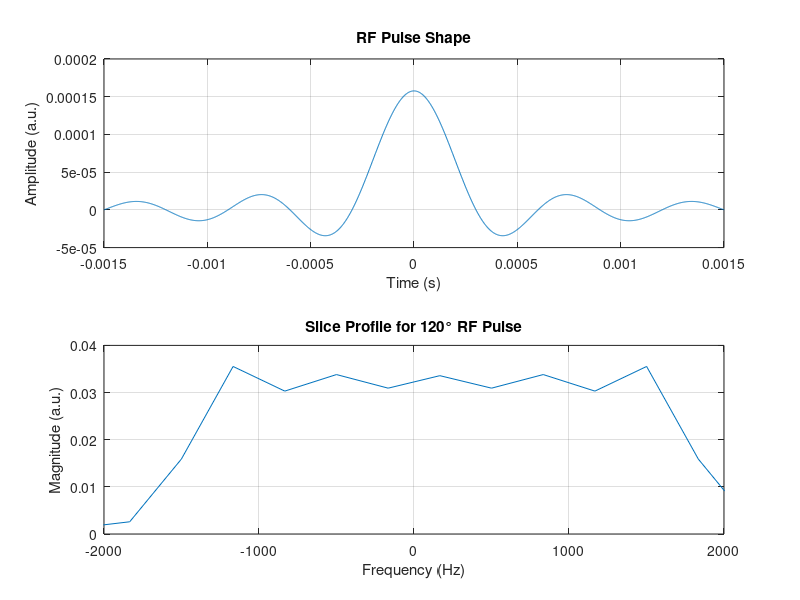

MATLAB code to generate this figure:
close all
clear all
clc
% Parameters
Tp = 3e-3; % Pulse duration in seconds
N = 2048; % Number of samples
dt = Tp / N; % Time step
gamma = 42.58e6; % Gyromagnetic ratio in Hz/T
B0 = 1.5; % Main magnetic field strength in Tesla
g = 0.01; % Gradient strength in T/m

% Define flip angle
flip_angle = 120; % Degrees

% Time vector for RF pulse
t = linspace(-Tp/2, Tp/2, N);

% Define sinc RF pulse
RF_pulse = sinc(t / (Tp/10)); % Sinc pulse

% Normalize RF pulse for large flip angle
alpha = flip_angle * pi / 180; % Convert to radians
B1_max = alpha / (gamma * sum(RF_pulse) * dt); % Max B1 field
RF_pulse = B1_max * RF_pulse; % Scale pulse

% Calculate the slice profile using Bloch simulation
% Initialize magnetization components
M_x = zeros(1, N);
M_y = zeros(1, N);
M_z = ones(1, N); % Initially, Mz = 1 (longitudinal magnetization)

% Bloch equation simulation
for i = 2:N
    % Apply RF pulse
    B1 = RF_pulse(i);
    % Bloch equations
    M_x(i) = M_z(i-1) * sin(B1);
    M_y(i) = M_y(i-1) * cos(B1);
    M_z(i) = M_z(i-1) * cos(B1) - M_x(i-1) * sin(B1);
end

% The first value of M_x and M_y should be set to zero for consistent results
M_x(1) = 0;
M_y(1) = 0;

% Compute the slice profile (Fourier transform of the resulting Mx)
slice_profile = abs(fftshift(fft(M_x)));

% Frequency axis corresponding to the Fourier transform
freq_axis = linspace(-1/(2*dt), 1/(2*dt), N);

% Plotting
figure;

% Subplot 1: RF pulse shape
subplot(2,1,1);
plot(t, RF_pulse);
title('RF Pulse Shape');
xlabel('Time (s)');
ylabel('Amplitude (a.u.)');
grid on;

% Subplot 2: Slice profile (Bloch simulation result)
subplot(2,1,2);
plot(freq_axis, slice_profile);
title(['Slice Profile for ' num2str(flip_angle) '° RF Pulse']);
xlabel('Frequency (Hz)');
ylabel('Magnitude (a.u.)');
xlim([-2000, 2000]); % Expanded frequency range for better visualization
grid on;
